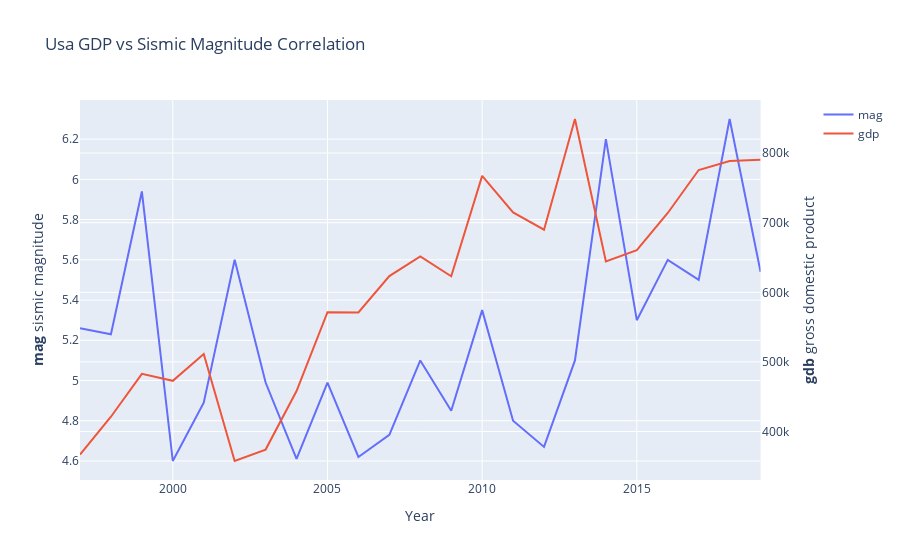
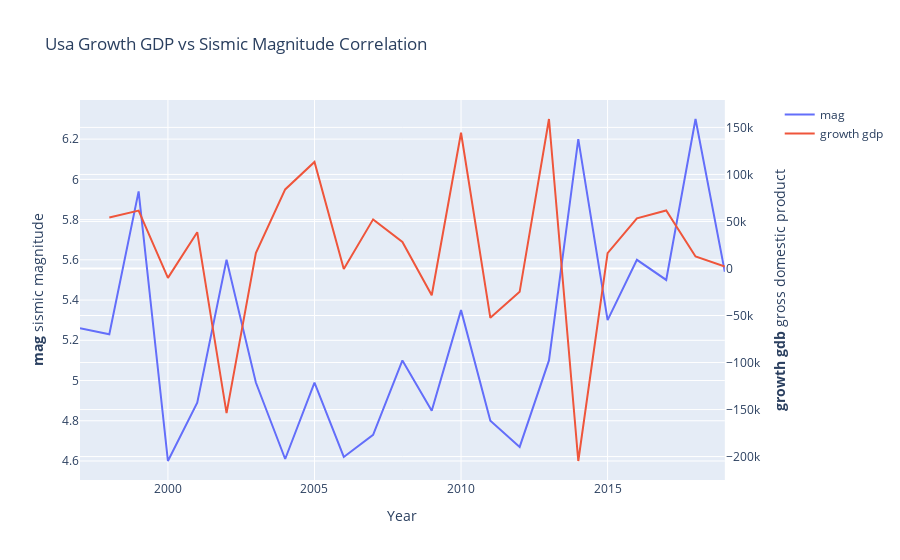

The notebook cell these images were saved under, in order:
### Code cell
my_analysis['USA']['gdp'].show()
my_analysis['USA']['growth_gdp'].show()

plotly.offline.plot(my_analysis['USA']['gdp'], filename='../images/usa_gdp-vs-mag.html')

plotly.offline.plot(my_analysis['USA']['growth_gdp'], filename='../images/usa_growth_gdp-vs-mag.html')

### Figure 1 — Plotly figure (JSON) as saved in the notebook; plotly's stock layout.template omitted (floating-point values rounded to 4 significant figures)
{"data": [{"name": "mag", "type": "scatter", "x": [1997, 1998, 1999, 2000, 2001, 2002, 2003, 2004, 2005, 2006, 2007, 2008, 2009, 2010, 2011, 2012, 2013, 2014, 2015, 2016, 2017, 2018, 2019], "xaxis": "x", "y": [5.26, 5.23, 5.94, 4.6, 4.89, 5.6, 4.99, 4.61, 4.99, 4.62, 4.73, 5.1, 4.85, 5.35, 4.8, 4.67, 5.1, 6.2, 5.3, 5.6, 5.5, 6.3, 5.54], "yaxis": "y"}, {"name": "gdp", "type": "scatter", "x": [1997, 1998, 1999, 2000, 2001, 2002, 2003, 2004, 2005, 2006, 2007, 2008, 2009, 2010, 2011, 2012, 2013, 2014, 2015, 2016, 2017, 2018, 2019], "xaxis": "x", "y": [367000.0, 421300.0, 482900.0, 472900.0, 511400.0, 357700.0, 374100.0, 458200.0, 571500.0, 571000.0, 623300.0, 651400.0, 623000.0, 767300.0, 714800.0, 690000.0, 848900.0, 644200.0, 660500.0, 713900.0, 775700.0, 788500.0, 790500.0], "yaxis": "y2"}], "layout": {"title": {"text": "Usa GDP vs Sismic Magnitude Correlation"}, "xaxis": {"anchor": "y", "domain": [0, 0.94], "title": {"text": "Year"}}, "yaxis": {"anchor": "x", "domain": [0, 1], "title": {"text": "<b>mag</b> sismic magnitude"}}, "yaxis2": {"anchor": "x", "overlaying": "y", "side": "right", "title": {"text": "<b>gdb</b> gross domestic product"}}}}

### Figure 2 — Plotly figure (JSON) as saved in the notebook; plotly's stock layout.template omitted (floating-point values rounded to 4 significant figures)
{"data": [{"name": "mag", "type": "scatter", "x": [1997, 1998, 1999, 2000, 2001, 2002, 2003, 2004, 2005, 2006, 2007, 2008, 2009, 2010, 2011, 2012, 2013, 2014, 2015, 2016, 2017, 2018, 2019], "xaxis": "x", "y": [5.26, 5.23, 5.94, 4.6, 4.89, 5.6, 4.99, 4.61, 4.99, 4.62, 4.73, 5.1, 4.85, 5.35, 4.8, 4.67, 5.1, 6.2, 5.3, 5.6, 5.5, 6.3, 5.54], "yaxis": "y"}, {"name": "growth gdp", "type": "scatter", "x": [1997, 1998, 1999, 2000, 2001, 2002, 2003, 2004, 2005, 2006, 2007, 2008, 2009, 2010, 2011, 2012, 2013, 2014, 2015, 2016, 2017, 2018, 2019], "xaxis": "x", "y": [null, 54290.0, 61600.0, -9995.0, 38580.0, -153700.0, 16420.0, 84070.0, 113300.0, -445.1, 52220.0, 28170.0, -28470.0, 144300.0, -52460.0, -24820.0, 158900.0, -204700.0, 16310.0, 53390.0, 61740.0, 12810.0, 2004.0], "yaxis": "y2"}], "layout": {"title": {"text": "Usa Growth GDP vs Sismic Magnitude Correlation"}, "xaxis": {"anchor": "y", "domain": [0, 0.94], "title": {"text": "Year"}}, "yaxis": {"anchor": "x", "domain": [0, 1], "title": {"text": "<b>mag</b> sismic magnitude"}}, "yaxis2": {"anchor": "x", "overlaying": "y", "side": "right", "title": {"text": "<b>growth gdb</b> gross domestic product"}}}}
